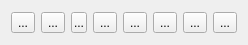
<?xml version="1.0" encoding="UTF-8"?>
<ui version="4.0">
 <class>cuttingToolDialog</class>
 <widget class="QDialog" name="cuttingToolDialog">
  <property name="geometry">
   <rect>
    <x>0</x>
    <y>0</y>
    <width>248</width>
    <height>45</height>
   </rect>
  </property>
  <property name="windowTitle">
   <string>cuttingToolDialog</string>
  </property>
  <layout class="QGridLayout" name="gridLayout">
   <item row="0" column="0">
    <layout class="QHBoxLayout" name="horizontalLayout_2">
     <item>
      <widget class="QToolButton" name="toolButton">
       <property name="text">
        <string>...</string>
       </property>
       <property name="icon">
        <iconset resource="res/res.qrc">
         <normaloff>:/res/standby.png</normaloff>:/res/standby.png</iconset>
       </property>
      </widget>
     </item>
     <item>
      <layout class="QHBoxLayout" name="horizontalLayout">
       <item>
        <widget class="QToolButton" name="toolButton_2">
         <property name="text">
          <string>...</string>
         </property>
         <property name="icon">
          <iconset resource="res/res.qrc">
           <normaloff>:/res/cutMultiplePoints.png</normaloff>:/res/cutMultiplePoints.png</iconset>
         </property>
        </widget>
       </item>
       <item>
        <widget class="QToolButton" name="toolButton_8">
         <property name="minimumSize">
          <size>
           <width>16</width>
           <height>0</height>
          </size>
         </property>
         <property name="maximumSize">
          <size>
           <width>16</width>
           <height>16777215</height>
          </size>
         </property>
         <property name="text">
          <string>...</string>
         </property>
         <property name="icon">
          <iconset resource="res/res.qrc">
           <normaloff>:/res/down.png</normaloff>:/res/down.png</iconset>
         </property>
        </widget>
       </item>
      </layout>
     </item>
     <item>
      <widget class="QToolButton" name="toolButton_3">
       <property name="text">
        <string>...</string>
       </property>
       <property name="icon">
        <iconset resource="res/res.qrc">
         <normaloff>:/res/cutPolygon.png</normaloff>:/res/cutPolygon.png</iconset>
       </property>
      </widget>
     </item>
     <item>
      <widget class="QToolButton" name="toolButton_4">
       <property name="text">
        <string>...</string>
       </property>
       <property name="icon">
        <iconset resource="res/res.qrc">
         <normaloff>:/res/insidePolygon.png</normaloff>:/res/insidePolygon.png</iconset>
       </property>
      </widget>
     </item>
     <item>
      <widget class="QToolButton" name="toolButton_5">
       <property name="text">
        <string>...</string>
       </property>
       <property name="icon">
        <iconset resource="res/res.qrc">
         <normaloff>:/res/ok.png</normaloff>:/res/ok.png</iconset>
       </property>
      </widget>
     </item>
     <item>
      <widget class="QToolButton" name="toolButton_6">
       <property name="text">
        <string>...</string>
       </property>
       <property name="icon">
        <iconset resource="res/res.qrc">
         <normaloff>:/res/rectangle.png</normaloff>:/res/rectangle.png</iconset>
       </property>
      </widget>
     </item>
     <item>
      <widget class="QToolButton" name="toolButton_7">
       <property name="text">
        <string>...</string>
       </property>
       <property name="icon">
        <iconset resource="res/res.qrc">
         <normaloff>:/res/close.png</normaloff>:/res/close.png</iconset>
       </property>
      </widget>
     </item>
    </layout>
   </item>
  </layout>
  <action name="actionstandBy">
   <property name="icon">
    <iconset resource="res/res.qrc">
     <normaloff>:/res/standby.png</normaloff>:/res/standby.png</iconset>
   </property>
   <property name="text">
    <string>standBy</string>
   </property>
   <property name="toolTip">
    <string>stand-by</string>
   </property>
  </action>
  <action name="actionclose">
   <property name="icon">
    <iconset resource="res/res.qrc">
     <normaloff>:/res/close.png</normaloff>:/res/close.png</iconset>
   </property>
   <property name="text">
    <string>close</string>
   </property>
   <property name="toolTip">
    <string>close</string>
   </property>
  </action>
  <action name="actioncutPolygon">
   <property name="icon">
    <iconset resource="res/res.qrc">
     <normaloff>:/res/res/cutPolygon.png</normaloff>:/res/res/cutPolygon.png</iconset>
   </property>
   <property name="text">
    <string>cutPolygon</string>
   </property>
   <property name="toolTip">
    <string>spline cut</string>
   </property>
  </action>
  <action name="actionkeepInternalArea">
   <property name="icon">
    <iconset resource="res/res.qrc">
     <normaloff>:/res/res/insidePolygon.png</normaloff>:/res/res/insidePolygon.png</iconset>
   </property>
   <property name="text">
    <string>keepInternalArea</string>
   </property>
   <property name="toolTip">
    <string>keep internal area</string>
   </property>
  </action>
  <action name="actioncutRectangleArea">
   <property name="icon">
    <iconset resource="res/res.qrc">
     <normaloff>:/res/res/rectangle.png</normaloff>:/res/res/rectangle.png</iconset>
   </property>
   <property name="text">
    <string>cutRectangleArea</string>
   </property>
   <property name="toolTip">
    <string>cut rectangle area</string>
   </property>
  </action>
  <action name="actioncut">
   <property name="icon">
    <iconset resource="res/res.qrc">
     <normaloff>:/res/res/cutMultiplePoints.png</normaloff>:/res/res/cutMultiplePoints.png</iconset>
   </property>
   <property name="text">
    <string>cut</string>
   </property>
   <property name="toolTip">
    <string>cut</string>
   </property>
  </action>
  <action name="actionselect">
   <property name="icon">
    <iconset resource="res/res.qrc">
     <normaloff>:/res/res/ok.png</normaloff>:/res/res/ok.png</iconset>
   </property>
   <property name="text">
    <string>select</string>
   </property>
   <property name="toolTip">
    <string>select</string>
   </property>
  </action>
 </widget>
 <layoutdefault spacing="6" margin="11"/>
 <resources>
  <include location="res/res.qrc"/>
 </resources>
 <connections/>
</ui>
